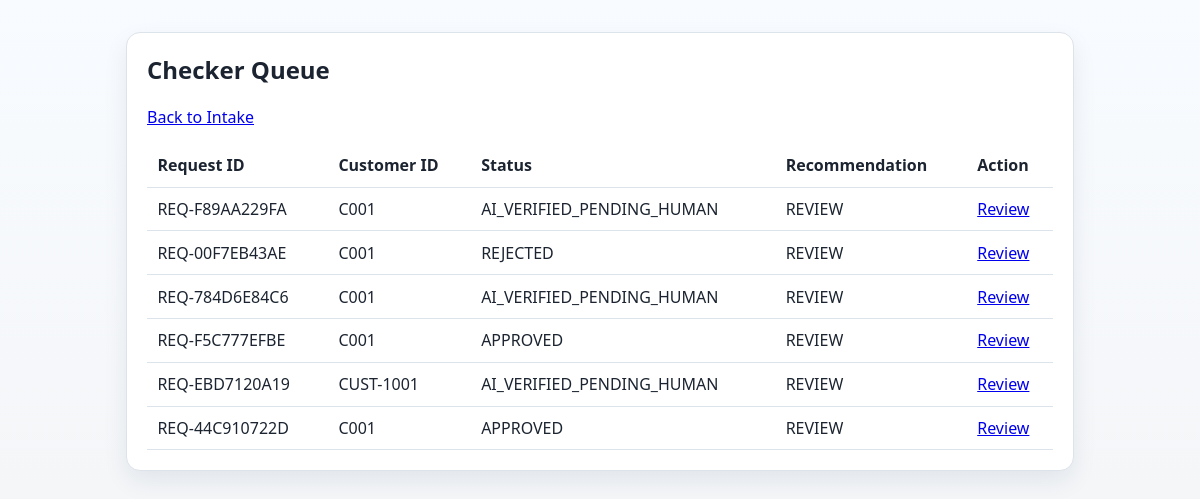
/checker, run on the app's committed database.
### app/core/models.py (models this page shows)
class PendingRequest(Base):
    __tablename__ = "pending_requests"
    id = Column(Integer, primary_key=True, index=True)
    request_id = Column(String(32), unique=True, index=True, nullable=False)
    correlation_id = Column(String(32), index=True, nullable=False)
    customer_id = Column(String(64), nullable=False)
    change_type = Column(String(32), default="LEGAL_NAME_CHANGE", nullable=False)
    old_name_requested = Column(String(256), nullable=False)
    new_name_requested = Column(String(256), nullable=False)
    old_name_extracted = Column(String(256), nullable=True)
    new_name_extracted = Column(String(256), nullable=True)
    confidence_old_name = Column(Float, nullable=True)
    confidence_new_name = Column(Float, nullable=True)
    confidence_authenticity = Column(Float, nullable=True)
    forgery_check = Column(String(16), nullable=True)
    recommended_action = Column(String(16), nullable=True)
    ai_summary = Column(Text, nullable=True)
    overall_status = Column(String(64), nullable=False)
    filenet_reference_id = Column(String(64), nullable=True)
    checker_decision = Column(String(16), nullable=True)
    checker_comment = Column(Text, nullable=True)
    rps_write_reference = Column(String(64), nullable=True)
    created_at = Column(DateTime(timezone=True), server_default=func.now(), nullable=False)
    updated_at = Column(
        DateTime(timezone=True), server_default=func.now(), onupdate=func.now(), nullable=False
    )

### app/main.py (the view)
@app.get("/checker")
def checker_list(request: Request, db: Session = Depends(get_db)):
    records = db.query(PendingRequest).order_by(PendingRequest.created_at.desc()).all()
    return templates.TemplateResponse(
        "checker_list.html",
        {
            "request": request,
            "records": records,
        },
    )

### app/templates/checker_list.html (shortened to what this page needs)
<!doctype html>
<html lang="en">
<head>
  <link rel="stylesheet" href="/static/styles.css" />
</head>
<body>
  <main class="container">
    <section class="panel">
      <h1>Checker Queue</h1>
      <p><a href="/">Back to Intake</a></p>
      <table>
        <thead>
          <tr>
            <th>Request ID</th>
            <th>Customer ID</th>
            <th>Status</th>
            <th>Recommendation</th>
            <th>Action</th>
          </tr>
        </thead>
        <tbody>
          {% for record in records %}
          <tr>
            <td>{{ record.request_id }}</td>
            <td>{{ record.customer_id }}</td>
            <td>{{ record.overall_status }}</td>
            <td>{{ record.recommended_action }}</td>
            <td><a href="/checker/{{ record.request_id }}">Review</a></td>
          </tr>
          {% else %}
          <tr>
            <td colspan="5">No requests found.</td>
          </tr>
          {% endfor %}
        </tbody>
      </table>
    </section>
  </main>
</body>
</html>

### app/static/styles.css (style rules this page uses)
:root { --bg: #f4f6f8; --panel: #ffffff; --text: #1b2430; --muted: #546171; --accent: #0b5cff; --ok: #0a8f45; --bad: #b42318; --border: #dde3ea; }
* { box-sizing: border-box; }
body { margin: 0; font-family: "Segoe UI", Tahoma, Geneva, Verdana, sans-serif; background: linear-gradient(180deg, #f8fbff 0%, var(--bg) 100%); color: var(--text); }
.container { max-width: 980px; margin: 2rem auto; padding: 0 1rem; }
.panel { background: var(--panel); border: 1px solid var(--border); border-radius: 14px; padding: 1.25rem; box-shadow: 0 10px 24px rgba(12, 41, 77, 0.08); }
h1, h2 { margin-top: 0; }
table { width: 100%; border-collapse: collapse; }
th, td { text-align: left; border-bottom: 1px solid var(--border); padding: 0.65rem; }

### data on the page
PendingRequest: request_id "REQ-F89AA229FA", customer_id "C001", overall_status "AI_VERIFIED_PENDING_HUMAN", recommended_action "REVIEW"
PendingRequest: request_id "REQ-00F7EB43AE", customer_id "C001", overall_status "REJECTED", recommended_action "REVIEW"
PendingRequest: request_id "REQ-784D6E84C6", customer_id "C001", overall_status "AI_VERIFIED_PENDING_HUMAN", recommended_action "REVIEW"
PendingRequest: request_id "REQ-F5C777EFBE", customer_id "C001", overall_status "APPROVED", recommended_action "REVIEW"
PendingRequest: request_id "REQ-EBD7120A19", customer_id "CUST-1001", overall_status "AI_VERIFIED_PENDING_HUMAN", recommended_action "REVIEW"
PendingRequest: request_id "REQ-44C910722D", customer_id "C001", overall_status "APPROVED", recommended_action "REVIEW"
